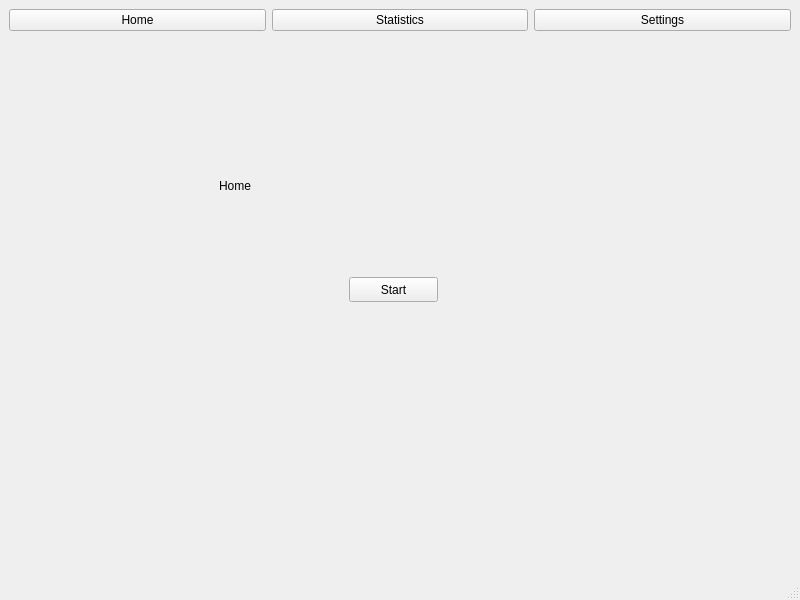
<?xml version="1.0" encoding="UTF-8"?>
<ui version="4.0">
 <class>MainWindow</class>
 <widget class="QMainWindow" name="MainWindow">
  <property name="geometry">
   <rect>
    <x>0</x>
    <y>0</y>
    <width>800</width>
    <height>600</height>
   </rect>
  </property>
  <property name="windowTitle">
   <string>MainWindow</string>
  </property>
  <widget class="QWidget" name="centralwidget">
   <layout class="QGridLayout" name="gridLayout">
    <item row="2" column="0">
     <widget class="QStackedWidget" name="stackedWidget">
      <property name="currentIndex">
       <number>0</number>
      </property>
      <widget class="QWidget" name="home_page">
       <widget class="QLabel" name="label">
        <property name="geometry">
         <rect>
          <x>210</x>
          <y>140</y>
          <width>67</width>
          <height>17</height>
         </rect>
        </property>
        <property name="text">
         <string>Home</string>
        </property>
       </widget>
       <widget class="QPushButton" name="pushButton">
        <property name="geometry">
         <rect>
          <x>340</x>
          <y>240</y>
          <width>89</width>
          <height>25</height>
         </rect>
        </property>
        <property name="text">
         <string>Start</string>
        </property>
       </widget>
      </widget>
      <widget class="QWidget" name="game_page">
       <widget class="QLabel" name="label_2">
        <property name="geometry">
         <rect>
          <x>380</x>
          <y>220</y>
          <width>67</width>
          <height>17</height>
         </rect>
        </property>
        <property name="text">
         <string>Game</string>
        </property>
       </widget>
      </widget>
      <widget class="QWidget" name="stats_page">
       <widget class="QLabel" name="label_3">
        <property name="geometry">
         <rect>
          <x>260</x>
          <y>240</y>
          <width>67</width>
          <height>17</height>
         </rect>
        </property>
        <property name="text">
         <string>Stats</string>
        </property>
       </widget>
      </widget>
      <widget class="QWidget" name="settings_page">
       <widget class="QLabel" name="label_4">
        <property name="geometry">
         <rect>
          <x>320</x>
          <y>190</y>
          <width>67</width>
          <height>17</height>
         </rect>
        </property>
        <property name="text">
         <string>Settings</string>
        </property>
       </widget>
      </widget>
     </widget>
    </item>
    <item row="0" column="0">
     <layout class="QHBoxLayout" name="horizontalLayout">
      <item>
       <widget class="QPushButton" name="home_button">
        <property name="text">
         <string>Home</string>
        </property>
       </widget>
      </item>
      <item>
       <widget class="QPushButton" name="stats_button">
        <property name="text">
         <string>Statistics</string>
        </property>
       </widget>
      </item>
      <item>
       <widget class="QPushButton" name="settings_button">
        <property name="text">
         <string>Settings</string>
        </property>
       </widget>
      </item>
     </layout>
    </item>
   </layout>
  </widget>
  <widget class="QMenuBar" name="menubar">
   <property name="geometry">
    <rect>
     <x>0</x>
     <y>0</y>
     <width>800</width>
     <height>22</height>
    </rect>
   </property>
  </widget>
  <widget class="QStatusBar" name="statusbar"/>
 </widget>
 <resources/>
 <connections/>
</ui>
